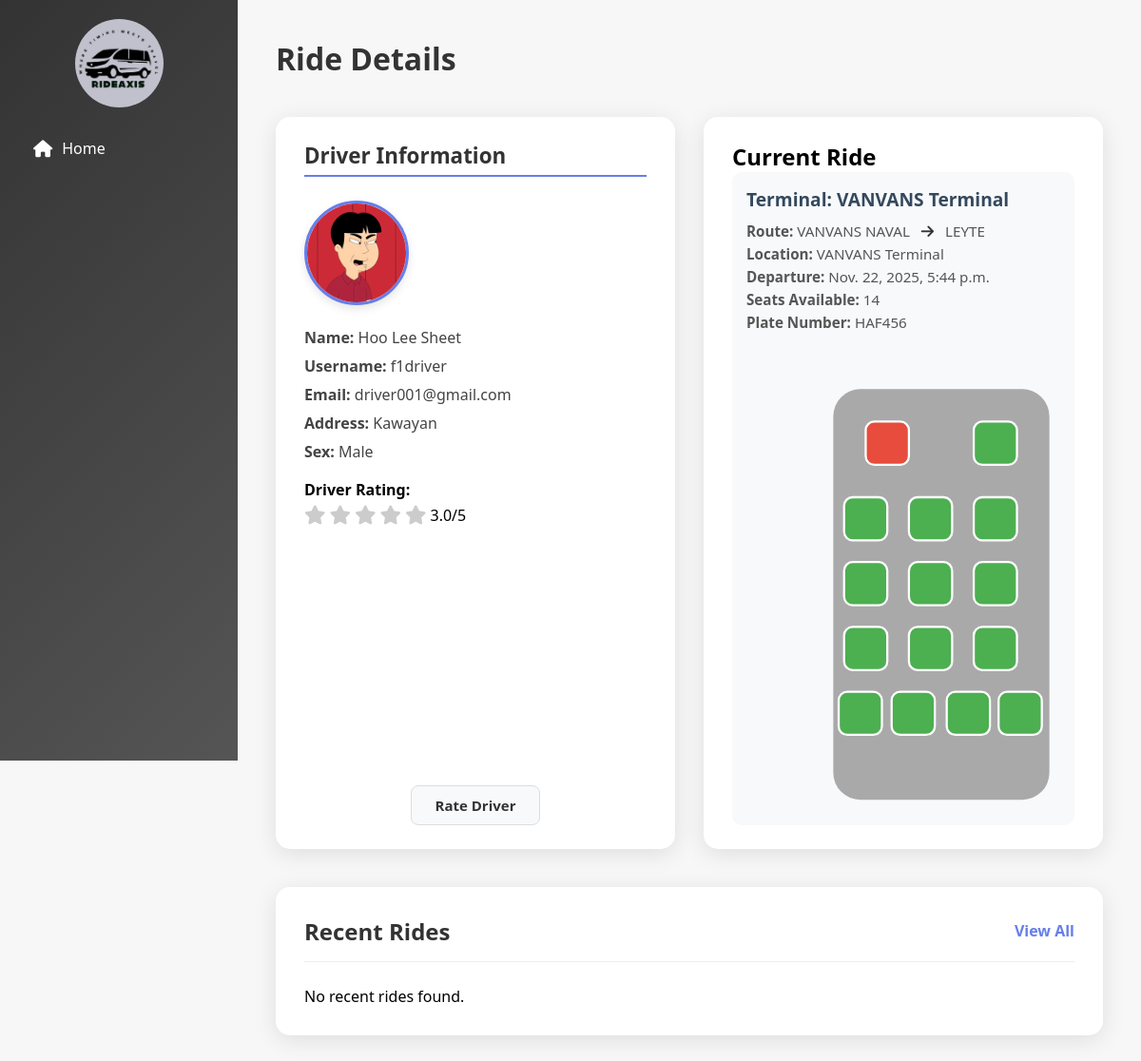
The page /driver/7/ on the database its author committed.
### myapp/models.py (models this page shows, shortened)
class Driver(AbstractBaseUser, PermissionsMixin):
    username = models.CharField(max_length=150, unique=True)
    email = models.EmailField(unique=True)
    first_name = models.CharField(max_length=30, blank=True, null=True)
    last_name = models.CharField(max_length=30, blank=True, null=True)
    address = models.CharField(max_length=255, blank=True, null=True)
    date_joined = models.DateTimeField(default=timezone.now)
    sex = models.CharField(
        max_length=10,
        choices=[('Male', 'Male'), ('Female', 'Female')],
        blank=True,
        null=True
    )
    profile_picture = models.ImageField(
        upload_to='profile_pictures/',
        default='profile_pictures/default.png',
        blank=True,
        null=True
    )
    assigned_terminal = models.ForeignKey(
        'Terminal',
        on_delete=models.SET_NULL,
        blank=True,
        null=True,
        related_name='drivers',
        help_text="Terminal this driver wants to be assigned to"
    )
    terminal_status = models.CharField(
        max_length=20,
        choices=APPROVAL_STATUS,
        default='pending',
        help_text="Approval status for terminal assignment"
    )
    terminal_rejection_reason = models.TextField(
        blank=True,
        null=True,
        help_text="Reason for rejection (if rejected)"
    )
    is_active = models.BooleanField(default=True)
    is_staff = models.BooleanField(default=False)
    objects = DriverManager()
    USERNAME_FIELD = 'username'
    REQUIRED_FIELDS = ['email']

class Ride(models.Model):
    STATUS_CHOICES = [
        ('scheduled', 'Scheduled'),      # NEW: Created by admin, not yet activated
        ('waiting', 'Waiting at Terminal'),
        ('departed', 'Departed'),
        ('completed', 'Completed'),
    ]
    driver = models.ForeignKey(
        settings.AUTH_USER_MODEL,
        on_delete=models.CASCADE,
        related_name="rides"
    )
    created_by_admin = models.ForeignKey(
        'TerminalAdmin',
        on_delete=models.SET_NULL,
        null=True,
        blank=True,
        related_name='created_rides',
        help_text="Terminal admin who created this schedule"
    )
    assigned_driver = models.ForeignKey(
        settings.AUTH_USER_MODEL,
        on_delete=models.CASCADE,
        related_name="assigned_rides",
        null=True,
        blank=True,
        help_text="Driver assigned to this scheduled ride"
    )
    terminal = models.CharField(max_length=100)
    location = models.CharField(max_length=100)
    start_point = models.CharField(
        max_length=100,
        choices=ROUTE_CHOICES,
        default='Naval'
    )
    route = models.CharField(max_length=100, choices=ROUTE_CHOICES)
    departure_time = models.DateTimeField()
    seats_available = models.IntegerField()
    plate_number = models.CharField(max_length=20)
    status = models.CharField(
        max_length=20,  # Changed from 10 to 20 to accommodate 'scheduled'
        choices=STATUS_CHOICES,
        default='scheduled'  # Changed default to 'scheduled'
    )
    activated_at = models.DateTimeField(null=True, blank=True)

### myapp/views.py (the view)
# urls.py: path('driver/<int:driver_id>/', views.driver_detail, name='driver_detail'),
def driver_detail(request, driver_id):
    driver = get_object_or_404(Driver, id=driver_id)
    current_ride = (
        Ride.objects.filter(driver=driver, status__in=['waiting', 'departed'])
        .select_related('driver')
        .prefetch_related('seats')
        .first()
    )
    latest_location = None
    if current_ride and current_ride.status == 'departed':
        latest_location = current_ride.locations.order_by('-timestamp').first()
    past_rides = (
        Ride.objects.filter(driver=driver, status='completed')
        .select_related('driver')
        .order_by('-departure_time')[:3]
    )
    avg_rating = DriverRating.objects.filter(driver=driver).aggregate(Avg("rating"))["rating__avg"] or 0
    ip = get_client_ip(request)
    already_rated = DriverRating.objects.filter(driver=driver, ip_address=ip).exists()
    if current_ride:
        current_ride.seat_classes = current_ride.seats.all()
    return render(request, "myapp/driver_detail.html", {
        "driver": driver,
        "current_ride": current_ride,
        "past_rides": past_rides,
        "latest_location": latest_location,
        "average_rating": round(avg_rating, 2),
        "already_rated": already_rated,
    })

### myapp/views.py (called while the page is built)
def get_client_ip(request):
    x_forwarded_for = request.META.get('HTTP_X_FORWARDED_FOR')
    if x_forwarded_for:
        ip = x_forwarded_for.split(',')[0]
    else:
        ip = request.META.get('REMOTE_ADDR')
    return ip

### myapp/templates/myapp/driver_detail.html (shortened to what this page needs)
<!DOCTYPE html>
<html lang="en">
<head>
    {% load static %}
    <link rel="stylesheet" href="{% static 'myapp/css/driver_detail.css' %}">
    <link rel="stylesheet" href="https://unpkg.com/leaflet/dist/leaflet.css" />
    <link rel="stylesheet" href="https://cdnjs.cloudflare.com/ajax/libs/font-awesome/6.4.0/css/all.min.css">
</head>
<body>
    <nav class="sidebar">
        <div class="logo">
            <img src="{% static 'myapp/img/WebApp_Logo.png' %}" alt="RideAxis Logo">
        </div>
        <ul class="nav-links">
            <li><a href="{% url 'index' %}#rides"><i class="fas fa-home"></i> Home</a></li>
        </ul>
    </nav>
    <main class="main-content">
        <div class="header">
            <h1>Ride Details</h1>
        </div>
        <div class="driver-ride-layout">
            <div class="driver-info-card">
                <h2>Driver Information</h2>
                <div class="driver-details">
                    <div class="driver-photo">
                        {% if driver.profile_picture and driver.profile_picture.url %}
                            <img src="{{ driver.profile_picture.url }}" alt="{{ driver.first_name }}'s Profile">
                        {% else %}
                            <img src="{% static 'myapp/img/driver_icon.png' %}" alt="Default Driver Icon">
                        {% endif %}
                    </div>
                    <p><strong>Name:</strong> {{ driver.first_name }} {{ driver.last_name }}</p>
                    <p><strong>Username:</strong> {{ driver.username }}</p>
                    <p><strong>Email:</strong> {{ driver.email }}</p>
                    <p><strong>Address:</strong> {{ driver.address }}</p>
                    <p><strong>Sex:</strong> {{ driver.sex }}</p>
                </div>
                <div class="driver-rating">
                    {% if average_rating > 0 %}
                        <p><strong>Driver Rating:</strong></p>
                        <div class="star-rating">
                            {% for i in "12345" %}
                {% if i|add:'0' <= ride.driver_avg_rating %}
                  <i class="fa fa-star" style="color: #FFD700;"></i>
                {% else %}
                  <i class="fa fa-star" style="color: #ccc;"></i>
                {% endif %}
              {% endfor %}
                            <span>{{ average_rating }}/5</span>
                        </div>
                    {% else %}
                        <p><strong>Average Rating:</strong> No ratings yet</p>
                    {% endif %}
                </div>
                <div class="action-buttons">
                    <button class="btn btn-secondary" id="rateDriverBtn">Rate Driver</button>
                </div>
            </div>
            <div class="profile-card">
    <h2>Current Ride</h2>
    {% if current_ride %}
        {% if current_ride.status == 'waiting' %}
            <div class="ride-card">
                <div class="ride-info">
                    <h3>Terminal: {{ current_ride.terminal }}</h3>
                    <p class="full-route-display">
                        <strong>Route:</strong>
                        <span class="route-start">{{ current_ride.start_point }}</span>
                        <i class="fas fa-arrow-right" style="margin: 0 8px; color: #333;"></i>
                        <span class="route-end">{{ current_ride.route }}</span>
                    </p>
                    <p><strong>Location:</strong> {{ current_ride.location }}</p>
                    <p><strong>Departure:</strong> {{ current_ride.departure_time }}</p>
                    <p><strong>Seats Available:</strong> {{ current_ride.seats_available }}</p>
                    <p><strong>Plate Number:</strong> {{ current_ride.plate_number }}</p>
                </div>
                <div class="van-layout">
                    <svg width="220" height="400" viewBox="0 0 220 400">
                        <rect x="10" y="10" width="200" height="380" rx="25" ry="25" fill="#a9a9a9" />
                        {% for seat in current_ride.seat_classes %}
                        <rect x="{{ seat.x }}" y="{{ seat.y }}" width="40" height="40"
                            class="seat {{ seat.status }}" data-seat-id="{{ seat.id }}" style="cursor: pointer;" />
                        {% endfor %}
                    </svg>
                </div>
            </div>
        {% endif %}
    {% else %}
        <p>No active ride at the moment.</p>
    {% endif %}
</div>
        </div>
            <div class="recent-rides-card">
            <div class="card-header">
                <h2>Recent Rides</h2>
                <a href="#" class="view-all">View All</a>
            </div>
            <div class="rides-list">
                {% if past_rides %}
                    {% for ride in past_rides %}
                    <div class="ride-item">
                        <div class="ride-info">
                            <div class="ride-location">
                                <span class="from">{{ ride.terminal }}</span>
                                <i class="fas fa-arrow-right"></i>
                                <span class="to">{{ ride.route }}</span>
                            </div>
                            <div class="ride-details">
                                <span class="date">{{ ride.departure_time|date:"M d, Y - h:i A" }}</span>
                                <span class="price">Seats: {{ ride.seats_available }}</span>
                            </div>
                        </div>
                        <div class="ride-status completed">{{ ride.status|title }}</div>
                    </div>
                    {% endfor %}
                {% else %}
                    <p>No recent rides found.</p>
                {% endif %}
            </div>
        </div>
    </main>
</body>
</html>

### myapp/static/myapp/css/driver_detail.css (style rules this page uses)
* { margin: 0; padding: 0; box-sizing: border-box; font-family: 'Segoe UI', Tahoma, Geneva, Verdana, sans-serif; }
body { display: flex; min-height: 100vh; background-color: #f7f7f7; }
.sidebar { width: 250px; background: linear-gradient(135deg, #333 0%, #555 100%); color: white; padding: 20px 0; position: fixed; top: 0; left: 0; height: 100vh; overflow-y: auto; transition: all 0.3s ease; z-index: 1000; }
.logo img { height: 93px; display: block; margin: 0 auto 20px auto; border-radius: 50%; }
.nav-links { list-style: none; padding: 0 20px; }
.nav-links li { margin-bottom: 10px; }
.nav-links a { color: white; text-decoration: none; padding: 12px 15px; display: flex; align-items: center; border-radius: 8px; transition: all 0.3s ease; }
.nav-links i { margin-right: 10px; font-size: 18px; }
.main-content { flex: 1; margin-left: 250px; padding: 40px; transition: margin-left 0.3s ease; }
.header { display: flex; justify-content: space-between; align-items: center; margin-bottom: 40px; }
.header h1 { color: #333; font-size: 32px; }
.driver-ride-layout { display: flex; justify-content: space-between; align-items: stretch; gap: 30px; margin-bottom: 40px; flex-wrap: wrap; }
.driver-info-card, .profile-card { background: white; border-radius: 15px; padding: 25px 30px; box-shadow: 0 5px 25px rgba(0, 0, 0, 0.1); flex: 1 1 45%; display: flex; flex-direction: column; justify-content: space-between; min-height: 400px; transition: transform 0.2s ease, box-shadow 0.2s ease; }
.driver-info-card h2 { color: #333; margin-bottom: 15px; font-size: 1.4rem; border-bottom: 2px solid #667eea; display: inline-block; padding-bottom: 5px; }
.driver-details { margin-top: 10px; }
.driver-details p { font-size: 1rem; color: #444; margin: 8px 0; }
.driver-photo img { width: 110px; height: 110px; object-fit: cover; border-radius: 50%; border: 3px solid #667eea; box-shadow: 0 4px 10px rgba(0, 0, 0, 0.1); margin-bottom: 10px; }
.action-buttons { display: flex; align-items: center; justify-content: center; gap: 15px; margin-top: auto; flex-wrap: wrap; position: relative; transition: all 0.4s ease; }
.btn { padding: 10px 25px; border: none; border-radius: 8px; cursor: pointer; font-size: 15px; font-weight: 600; transition: all 0.3s ease; }
.btn-secondary { background: #f8f9fa; color: #333; border: 1px solid #ddd; }
.driver-rating { margin-top: 10px; font-size: 16px; display: flex; flex-direction: column; align-items: flex-start; }
.star-rating { display: flex; align-items: center; gap: 4px; margin-top: 5px; }
.star-rating i { font-size: 20px; transition: color 0.3s ease; }
#rateDriverBtn { transition: transform 0.5s ease, opacity 0.4s ease; z-index: 2; }
.ride-card { display: flex; flex-direction: row; align-items: flex-start; justify-content: space-between; gap: 25px; padding: 15px; border-radius: 10px; background: #f8f9fa; flex-wrap: wrap; }
.ride-info { flex: 1; }
.ride-info h3 { font-size: 1.2rem; color: #34495e; margin-bottom: 10px; }
.ride-info p { font-size: 0.95rem; color: #555; margin: 4px 0; }
.van-layout { display: flex; justify-content: center; align-items: center; margin-left: auto; margin-top: 20px; flex: 0 0 250px; }
.van-layout svg { width: 100%; max-width: 250px; height: auto; }
.recent-rides-card { background: white; border-radius: 15px; padding: 30px; box-shadow: 0 5px 25px rgba(0, 0, 0, 0.1); margin: 0 auto; }
.card-header { display: flex; justify-content: space-between; align-items: center; margin-bottom: 25px; border-bottom: 1px solid #eee; padding-bottom: 15px; }
.card-header h2 { color: #333; font-size: 24px; }
.view-all { color: #667eea; text-decoration: none; font-weight: 600; }
.rides-list { display: flex; flex-direction: column; gap: 20px; }

### rows shown on the page
Driver: profile_picture (picture), first_name "Hoo", last_name "Lee Sheet", username "f1driver", email "driver001@gmail.com", address "Kawayan", sex "Male"
Ride: terminal "VANVANS Terminal", start_point "VANVANS NAVAL", route "LEYTE", location "VANVANS Terminal", departure_time "Nov. 22, 2025, 5:44 p.m.", seats_available "14", plate_number "HAF456"

### other values the page prints
{{ average_rating }} "3.0"
